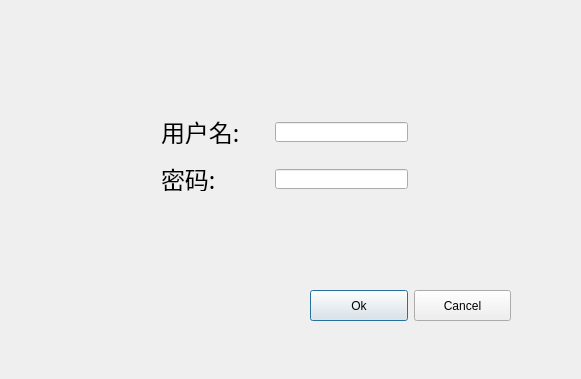
<?xml version="1.0" encoding="UTF-8"?>
<ui version="4.0">
 <class>LoginDialog</class>
 <widget class="QDialog" name="LoginDialog">
  <property name="windowModality">
   <enum>Qt::WindowModal</enum>
  </property>
  <property name="geometry">
   <rect>
    <x>0</x>
    <y>0</y>
    <width>581</width>
    <height>379</height>
   </rect>
  </property>
  <property name="windowTitle">
   <string>Login</string>
  </property>
  <widget class="QLabel" name="label">
   <property name="geometry">
    <rect>
     <x>161</x>
     <y>120</y>
     <width>84</width>
     <height>24</height>
    </rect>
   </property>
   <property name="minimumSize">
    <size>
     <width>30</width>
     <height>0</height>
    </size>
   </property>
   <property name="font">
    <font>
     <family>仿宋</family>
     <pointsize>18</pointsize>
    </font>
   </property>
   <property name="text">
    <string>用户名:</string>
   </property>
  </widget>
  <widget class="QLabel" name="label_2">
   <property name="geometry">
    <rect>
     <x>161</x>
     <y>167</y>
     <width>60</width>
     <height>24</height>
    </rect>
   </property>
   <property name="font">
    <font>
     <family>仿宋</family>
     <pointsize>18</pointsize>
    </font>
   </property>
   <property name="text">
    <string>密码:</string>
   </property>
  </widget>
  <widget class="QLineEdit" name="usernameLineEdit">
   <property name="enabled">
    <bool>true</bool>
   </property>
   <property name="geometry">
    <rect>
     <x>275</x>
     <y>122</y>
     <width>133</width>
     <height>20</height>
    </rect>
   </property>
  </widget>
  <widget class="QLineEdit" name="passwordLineEdit">
   <property name="geometry">
    <rect>
     <x>275</x>
     <y>169</y>
     <width>133</width>
     <height>20</height>
    </rect>
   </property>
  </widget>
  <widget class="QWidget" name="">
   <property name="geometry">
    <rect>
     <x>310</x>
     <y>290</y>
     <width>201</width>
     <height>31</height>
    </rect>
   </property>
   <layout class="QHBoxLayout" name="horizontalLayout_3">
    <item>
     <widget class="QPushButton" name="pushButton">
      <property name="sizePolicy">
       <sizepolicy hsizetype="Minimum" vsizetype="Preferred">
        <horstretch>0</horstretch>
        <verstretch>0</verstretch>
       </sizepolicy>
      </property>
      <property name="text">
       <string>Ok</string>
      </property>
     </widget>
    </item>
    <item>
     <widget class="QPushButton" name="pushButton_2">
      <property name="sizePolicy">
       <sizepolicy hsizetype="Minimum" vsizetype="Preferred">
        <horstretch>0</horstretch>
        <verstretch>0</verstretch>
       </sizepolicy>
      </property>
      <property name="text">
       <string>Cancel</string>
      </property>
     </widget>
    </item>
   </layout>
  </widget>
  <zorder>label</zorder>
  <zorder>label_2</zorder>
  <zorder>usernameLineEdit</zorder>
  <zorder>passwordLineEdit</zorder>
  <zorder>pushButton</zorder>
  <zorder>pushButton_2</zorder>
  <zorder></zorder>
  <zorder></zorder>
 </widget>
 <resources/>
 <connections/>
</ui>
